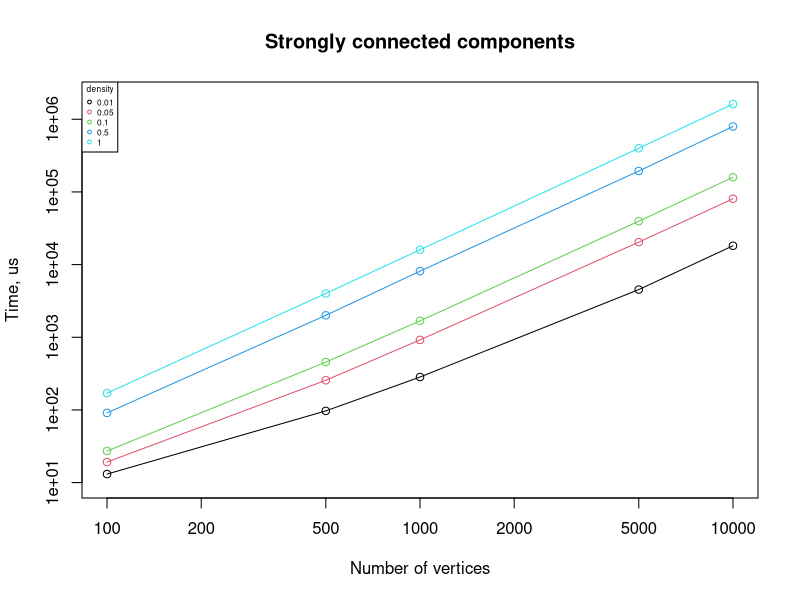
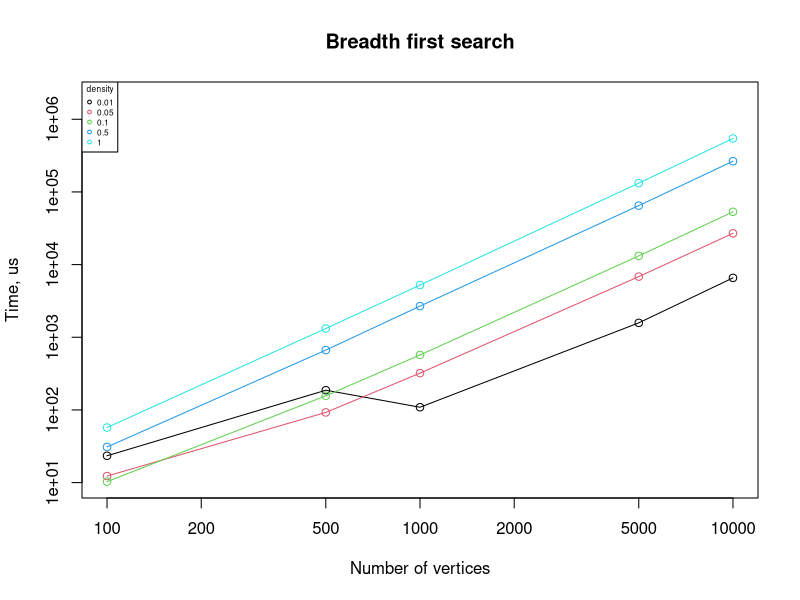
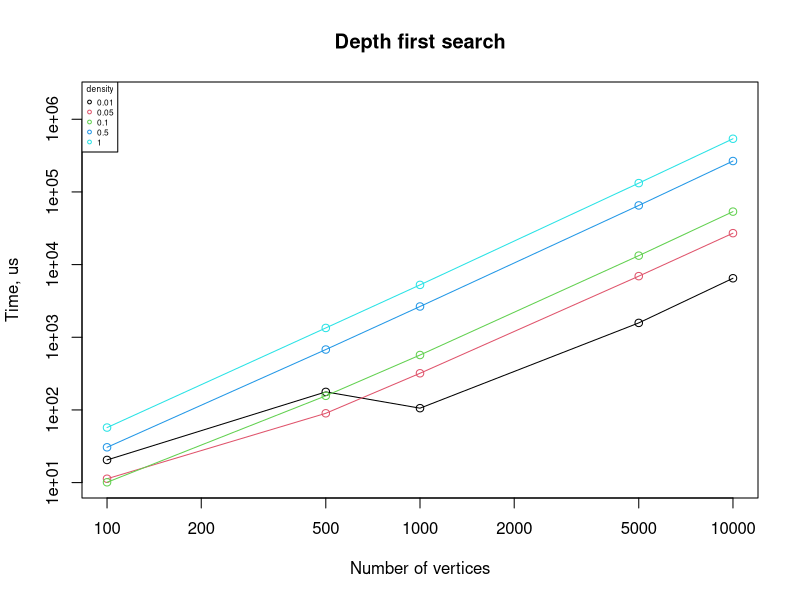

Source code (R) for these figures, in order:
queries <- read.table("results3.txt", head = TRUE, sep=" ")

colnames(queries)

p <- 0
zero <-c(0)
d_range <-c(0.01, 0.05, 0.1, 0.5, 1)
c_range <-c(1, 2, 3, 4, 5)

queries <- aggregate(queries["time"], by=queries[c("type", "vertexCount", "density")], FUN=mean)

# Average running time for strongly connected components.
plot(zero, zero, xlab="Number of vertices", ylab="Time, us", log="xy", main="Strongly connected components", pch=p, xlim=c(100, 10000), ylim=c(10, 2000000))
for (c in c_range) {
  d_set <- subset(queries, queries$density == d_range[c] & queries$type == "sc")
  lines(d_set$vertexCount, d_set$time, col=c)
  points(d_set$vertexCount, d_set$time, col=c)
}
legend("topleft", title="density", legend=d_range, col=c_range, cex=0.5, pch=1)

# Average running time for BFS.
plot(zero, zero, xlab="Number of vertices", ylab="Time, us", log="xy", main="Breadth first search", pch=p, xlim=c(100, 10000), ylim=c(10, 2000000))
for (c in c_range) {
  d_set <- subset(queries, queries$density == d_range[c] & queries$type == "bfs")
  lines(d_set$vertexCount, d_set$time, col=c)
  points(d_set$vertexCount, d_set$time, col=c)
}
legend("topleft", title="density", legend=d_range, col=c_range, cex=0.5, pch=1)

# Average running time for DFS.
plot(zero, zero, xlab="Number of vertices", ylab="Time, us", log="xy", main="Depth first search", pch=p, xlim=c(100, 10000), ylim=c(10, 2000000))
for (c in c_range) {
  d_set <- subset(queries, queries$density == d_range[c] & queries$type == "dfs")
  lines(d_set$vertexCount, d_set$time, col=c)
  points(d_set$vertexCount, d_set$time, col=c)
}
legend("topleft", title="density", legend=d_range, col=c_range, cex=0.5, pch=1)